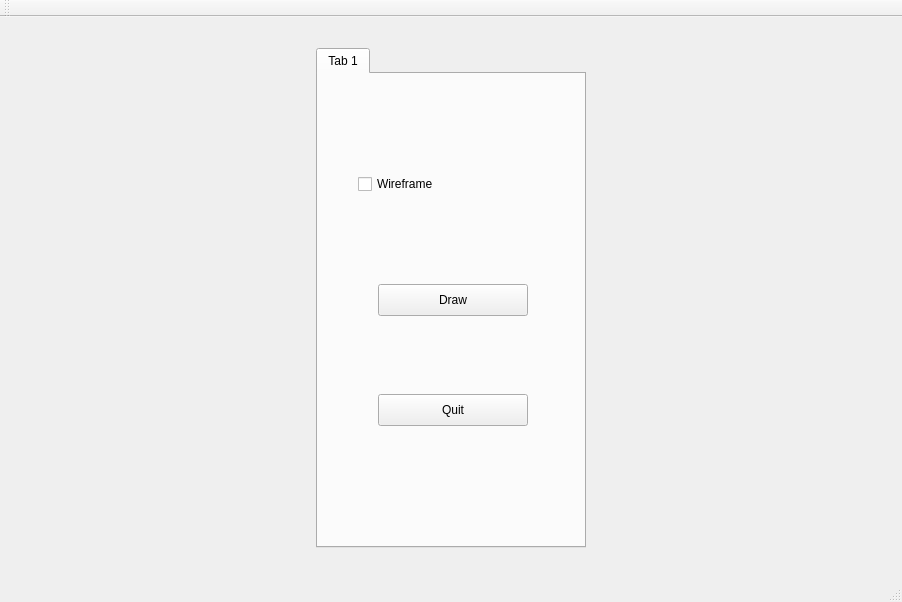
<?xml version="1.0" encoding="UTF-8"?>
<ui version="4.0">
 <class>MainWindow</class>
 <widget class="QMainWindow" name="MainWindow">
  <property name="geometry">
   <rect>
    <x>0</x>
    <y>0</y>
    <width>902</width>
    <height>602</height>
   </rect>
  </property>
  <property name="sizePolicy">
   <sizepolicy hsizetype="Preferred" vsizetype="Preferred">
    <horstretch>0</horstretch>
    <verstretch>0</verstretch>
   </sizepolicy>
  </property>
  <property name="windowTitle">
   <string>MainWindow</string>
  </property>
  <widget class="QWidget" name="centralwidget">
   <property name="sizePolicy">
    <sizepolicy hsizetype="Preferred" vsizetype="Preferred">
     <horstretch>0</horstretch>
     <verstretch>0</verstretch>
    </sizepolicy>
   </property>
   <layout class="QHBoxLayout" name="horizontalLayout">
    <item>
     <layout class="QGridLayout" name="gridLayout">
      <property name="sizeConstraint">
       <enum>QLayout::SetFixedSize</enum>
      </property>
      <item row="0" column="0">
       <widget class="QTabWidget" name="tabWidget">
        <property name="sizePolicy">
         <sizepolicy hsizetype="Fixed" vsizetype="Fixed">
          <horstretch>0</horstretch>
          <verstretch>0</verstretch>
         </sizepolicy>
        </property>
        <property name="minimumSize">
         <size>
          <width>270</width>
          <height>500</height>
         </size>
        </property>
        <property name="currentIndex">
         <number>0</number>
        </property>
        <widget class="QWidget" name="tab_1">
         <attribute name="title">
          <string>Tab 1</string>
         </attribute>
         <widget class="QCheckBox" name="wireframe">
          <property name="geometry">
           <rect>
            <x>40</x>
            <y>100</y>
            <width>150</width>
            <height>20</height>
           </rect>
          </property>
          <property name="sizePolicy">
           <sizepolicy hsizetype="Fixed" vsizetype="Fixed">
            <horstretch>0</horstretch>
            <verstretch>0</verstretch>
           </sizepolicy>
          </property>
          <property name="minimumSize">
           <size>
            <width>150</width>
            <height>0</height>
           </size>
          </property>
          <property name="text">
           <string>Wireframe</string>
          </property>
         </widget>
         <widget class="QPushButton" name="draw">
          <property name="geometry">
           <rect>
            <x>60</x>
            <y>210</y>
            <width>150</width>
            <height>32</height>
           </rect>
          </property>
          <property name="sizePolicy">
           <sizepolicy hsizetype="Fixed" vsizetype="Fixed">
            <horstretch>0</horstretch>
            <verstretch>0</verstretch>
           </sizepolicy>
          </property>
          <property name="minimumSize">
           <size>
            <width>150</width>
            <height>0</height>
           </size>
          </property>
          <property name="text">
           <string>Draw</string>
          </property>
         </widget>
         <widget class="QPushButton" name="quit">
          <property name="geometry">
           <rect>
            <x>60</x>
            <y>320</y>
            <width>150</width>
            <height>32</height>
           </rect>
          </property>
          <property name="sizePolicy">
           <sizepolicy hsizetype="Fixed" vsizetype="Fixed">
            <horstretch>0</horstretch>
            <verstretch>0</verstretch>
           </sizepolicy>
          </property>
          <property name="minimumSize">
           <size>
            <width>150</width>
            <height>0</height>
           </size>
          </property>
          <property name="text">
           <string>Quit</string>
          </property>
         </widget>
        </widget>
       </widget>
      </item>
     </layout>
    </item>
    <item>
     <layout class="QVBoxLayout" name="layout_scene">
      <property name="sizeConstraint">
       <enum>QLayout::SetDefaultConstraint</enum>
      </property>
     </layout>
    </item>
   </layout>
  </widget>
  <widget class="QMenuBar" name="menubar">
   <property name="geometry">
    <rect>
     <x>0</x>
     <y>0</y>
     <width>902</width>
     <height>37</height>
    </rect>
   </property>
  </widget>
  <widget class="QStatusBar" name="statusbar"/>
  <widget class="QToolBar" name="toolBar">
   <property name="windowTitle">
    <string>toolBar</string>
   </property>
   <attribute name="toolBarArea">
    <enum>TopToolBarArea</enum>
   </attribute>
   <attribute name="toolBarBreak">
    <bool>false</bool>
   </attribute>
  </widget>
 </widget>
 <resources/>
 <connections/>
</ui>
